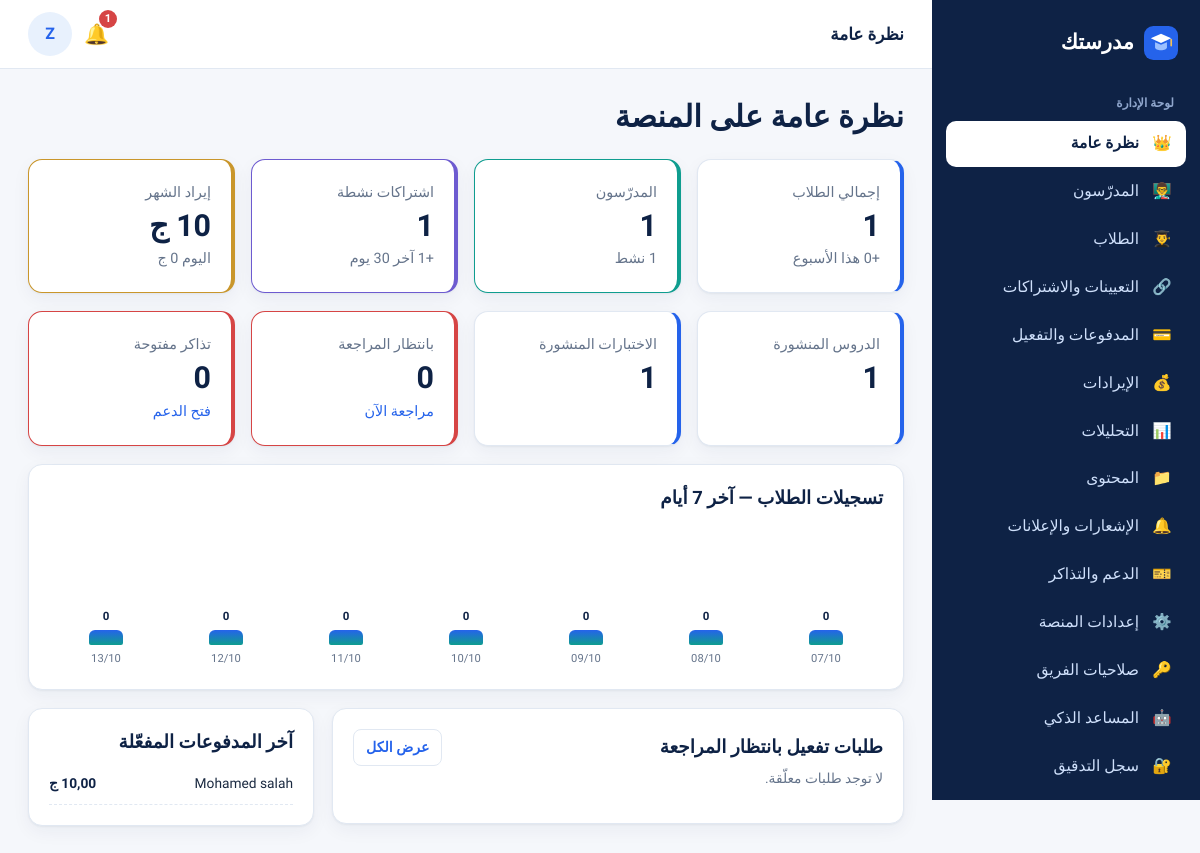
/owner/ (signed in), run on the app's committed database.
### accounts/models.py (models this page shows, shortened)
class SiteSetting(models.Model):
    platform_name = models.CharField("اسم المنصة", max_length=80, default="مدرستك")
    tagline = models.CharField("الشعار النصي", max_length=200, default="مساحتك التعليمية الكاملة مع مدرّسيك")
    wallet_number = models.CharField("رقم المحفظة لاستلام الاشتراكات", max_length=20, blank=True)
    wallet_holder = models.CharField("اسم صاحب المحفظة", max_length=100, blank=True)
    payment_instructions = models.TextField("تعليمات الدفع للطالب", blank=True,
                                            default="حوّل قيمة الاشتراك إلى المحفظة ثم ارفع صورة إيصال التحويل وسيتم تفعيل اشتراكك بعد المراجعة.")
    support_phone = models.CharField("هاتف الدعم", max_length=20, blank=True)
    support_email = models.EmailField("بريد الدعم", blank=True)
    default_monthly_price = models.DecimalField("السعر الافتراضي لاشتراك المدرّس الجديد", max_digits=8, decimal_places=2, default=10)
    groq_api_key = models.CharField("مفتاح Groq API (لتشغيل ميزات الذكاء الاصطناعي)", max_length=200, blank=True)
    anthropic_api_key = models.CharField("مفتاح Anthropic API (بديل عن Groq)", max_length=200, blank=True)
    privacy_text = models.TextField("سياسة الخصوصية", blank=True)
    terms_text = models.TextField("الشروط والأحكام", blank=True)
    registration_open = models.BooleanField("فتح تسجيل الطلاب الجدد", default=True)
    names_in_english = models.BooleanField("تحويل أسماء المسجّلين الجدد إلى الإنجليزية تلقائيًا", default=True)
    staff_permissions = models.JSONField("صلاحيات فريق الإدارة", default=dict, blank=True)
    @classmethod
    def get(cls):
        obj, _ = cls.objects.get_or_create(pk=1)
        return obj

class User(AbstractBaseUser, PermissionsMixin):
    ROLES = [("student", "طالب"), ("teacher", "مدرّس"), ("owner", "مالك المنصة"), ("staff", "فريق الإدارة")]
    STAFF_ROLES = [("support", "دعم فني"), ("finance", "مالية"), ("content", "مسؤول محتوى")]
    phone = models.CharField("رقم الهاتف", max_length=11, unique=True, validators=[phone_validator])
    full_name = models.CharField("الاسم الكامل", max_length=150)
    name_ar = models.CharField("الاسم بالعربية (كما سُجّل)", max_length=150, blank=True)
    role = models.CharField("الدور", max_length=10, choices=ROLES, default="student")
    staff_role = models.CharField("صلاحية الفريق", max_length=10, choices=STAFF_ROLES, blank=True)
    is_active = models.BooleanField("مفعّل", default=True)
    is_staff = models.BooleanField(default=False)
    date_joined = models.DateTimeField(default=timezone.now)
    objects = UserManager()
    USERNAME_FIELD = "phone"
    REQUIRED_FIELDS = ["full_name"]
    class Meta:
        verbose_name = "مستخدم"
    @property
    def first_name(self):
        return (self.full_name or "").split(" ")[0]
    @property
    def is_student(self):
        return self.role == "student"
    @property
    def is_teacher(self):
        return self.role == "teacher"

### billing/models.py (models this page shows, shortened)
class Payment(models.Model):
    METHODS = [("vodafone_cash", "فودافون كاش"), ("wallet", "محفظة إلكترونية أخرى"), ("instapay", "إنستاباي"), ("manual", "تفعيل يدوي")]
    STATUS = [("pending", "قيد المراجعة"), ("approved", "مقبولة"), ("rejected", "مرفوضة")]
    enrollment = models.ForeignKey(Enrollment, on_delete=models.CASCADE, related_name="payments")
    amount = models.DecimalField("المبلغ", max_digits=8, decimal_places=2)
    method = models.CharField("وسيلة الدفع", max_length=15, choices=METHODS, default="vodafone_cash")
    sender_phone = models.CharField("الرقم الذي حوّلت منه", max_length=20, blank=True)
    reference = models.CharField("رقم العملية (اختياري)", max_length=60, blank=True)
    receipt = models.ImageField("صورة إيصال التحويل", upload_to="receipts/", storage=private_storage, blank=True)
    status = models.CharField(max_length=10, choices=STATUS, default="pending")
    note = models.CharField("ملاحظة الإدارة", max_length=300, blank=True)
    created_at = models.DateTimeField(auto_now_add=True)
    reviewed_by = models.ForeignKey(User, null=True, blank=True, on_delete=models.SET_NULL, related_name="+")
    reviewed_at = models.DateTimeField(null=True, blank=True)
    class Meta:
        ordering = ["-created_at"]

class Enrollment(models.Model):
    STATUS = [("pending", "بانتظار الدفع/المراجعة"), ("active", "نشط"), ("expired", "منتهٍ"),
              ("rejected", "مرفوض"), ("suspended", "موقوف")]
    student = models.ForeignKey(User, on_delete=models.CASCADE, related_name="enrollments")
    teacher = models.ForeignKey(TeacherProfile, on_delete=models.CASCADE, related_name="enrollments")
    status = models.CharField(max_length=10, choices=STATUS, default="pending")
    started_at = models.DateTimeField(null=True, blank=True)
    expires_at = models.DateTimeField(null=True, blank=True)
    activated_by = models.ForeignKey(User, null=True, blank=True, on_delete=models.SET_NULL, related_name="+")
    created_at = models.DateTimeField(auto_now_add=True)
    class Meta:
        unique_together = ("student", "teacher")
        ordering = ["-created_at"]

### owner/views.py (the view)
# urls.py: path("", v.overview, name="overview"),
@owner_required("overview")
def overview(request):
    now = timezone.now()
    since30 = now - timedelta(days=30)
    since7 = now - timedelta(days=7)
    stats = {
        "students": User.objects.filter(role="student").count(),
        "teachers": TeacherProfile.objects.count(),
        "active_teachers": TeacherProfile.objects.filter(user__is_active=True).count(),
        "active_enr": Enrollment.objects.filter(status="active", expires_at__gt=now).count(),
        "new_enr_month": Enrollment.objects.filter(created_at__gte=since30).count(),
        "revenue_month": Payment.objects.filter(status="approved", reviewed_at__gte=since30).aggregate(s=Sum("amount"))["s"] or 0,
        "revenue_today": Payment.objects.filter(status="approved", reviewed_at__date=now.date()).aggregate(s=Sum("amount"))["s"] or 0,
        "lessons": Lesson.objects.filter(status="published").count(),
        "quizzes": Quiz.objects.filter(status="published").count(),
        "pending_payments": Payment.objects.filter(status="pending").count(),
        "open_tickets": Ticket.objects.exclude(status="resolved").count(),
        "new_students_week": User.objects.filter(role="student", date_joined__gte=since7).count(),
    }
    signups = []
    for i in range(6, -1, -1):
        d = (now - timedelta(days=i)).date()
        signups.append({"l": d.strftime("%d/%m"), "p": User.objects.filter(role="student", date_joined__date=d).count()})
    recent_students = User.objects.filter(role="student").order_by("-date_joined")[:6]
    recent_payments = Payment.objects.filter(status="approved").select_related("enrollment__student", "enrollment__teacher__user").order_by("-reviewed_at")[:6]
    pending = Payment.objects.filter(status="pending").select_related("enrollment__student", "enrollment__teacher__user").order_by("created_at")[:6]
    alerts = []
    if stats["pending_payments"]:
        alerts.append(f"يوجد {stats['pending_payments']} طلب اشتراك بانتظار المراجعة.")
    if stats["open_tickets"]:
        alerts.append(f"يوجد {stats['open_tickets']} تذكرة دعم مفتوحة.")
    inactive_teachers = TeacherProfile.objects.filter(user__is_active=False).count()
    if inactive_teachers:
        alerts.append(f"يوجد {inactive_teachers} حساب مدرّس موقوف.")
    return render(request, "owner/overview.html", {"stats": stats, "signups": signups, "recent_students": recent_students,
                                                   "recent_payments": recent_payments, "pending": pending, "alerts": alerts})

### accounts/context_processors.py (called while the page is built)
def site(request):
    return {"site": SiteSetting.get()}

def _item(label, icon, url, section=None, exact=False):
    return {"label": label, "icon": icon, "url": url, "section": section, "exact": exact}

### uikit/context_processors.py (called while the page is built, shortened)
def ui(request):
    ctx = {"ICONS": ICONS}
    u = getattr(request, "user", None)
    if not u or not u.is_authenticated:
        return ctx
    p = request.path
    return ctx

### templates/owner/overview.html (shortened to what this page needs)
{% extends "owner/base.html" %}
{% block topbar_title %}نظرة عامة{% endblock %}
{% block content %}
<div class="pagehead"><h1>نظرة عامة على المنصة</h1></div>
<div class="grid g4 mb">
  <div class="card stat"><span>إجمالي الطلاب</span><b>{{ stats.students }}</b><span class="small">+{{ stats.new_students_week }} هذا الأسبوع</span></div>
  <div class="card stat teal"><span>المدرّسون</span><b>{{ stats.teachers }}</b><span class="small">{{ stats.active_teachers }} نشط</span></div>
  <div class="card stat purple"><span>اشتراكات نشطة</span><b>{{ stats.active_enr }}</b><span class="small">+{{ stats.new_enr_month }} آخر 30 يوم</span></div>
  <div class="card stat gold"><span>إيراد الشهر</span><b>{{ stats.revenue_month|floatformat:0 }} ج</b><span class="small">اليوم {{ stats.revenue_today|floatformat:0 }} ج</span></div>
</div>
<div class="grid g4 mb">
  <div class="card stat"><span>الدروس المنشورة</span><b>{{ stats.lessons }}</b></div>
  <div class="card stat"><span>الاختبارات المنشورة</span><b>{{ stats.quizzes }}</b></div>
  <div class="card stat red"><span>بانتظار المراجعة</span><b>{{ stats.pending_payments }}</b><span class="small"><a href="{% url 'owner:payments' %}">مراجعة الآن</a></span></div>
  <div class="card stat red"><span>تذاكر مفتوحة</span><b>{{ stats.open_tickets }}</b><span class="small"><a href="{% url 'owner:tickets' %}">فتح الدعم</a></span></div>
</div>
<div class="card mb"><h3>تسجيلات الطلاب — آخر 7 أيام</h3><div class="bars">{% for s in signups %}<div class="bar"><em>{{ s.p }}</em><i style="height:{{ s.p|add:1 }}0%"></i><span>{{ s.l }}</span></div>{% endfor %}</div></div>
<div class="split">
  <div class="card"><div class="row spread"><h3 style="margin:0">طلبات تفعيل بانتظار المراجعة</h3><a class="btn sm ghost" href="{% url 'owner:payments' %}">عرض الكل</a></div>
    {% for p in pending %}<div class="row spread small" style="padding:8px 0;border-bottom:1px dashed var(--line)"><span>{{ p.enrollment.student.full_name }} ← {{ p.enrollment.teacher.name }}</span><a class="btn sm" href="{% url 'owner:payments' %}?status=pending">مراجعة</a></div>{% empty %}<p class="muted small">لا توجد طلبات معلّقة.</p>{% endfor %}</div>
  <div class="card"><h3>آخر المدفوعات المفعّلة</h3>{% for p in recent_payments %}<div class="row spread small" style="padding:8px 0;border-bottom:1px dashed var(--line)"><span>{{ p.enrollment.student.full_name }}</span><span class="pct">{{ p.amount }} ج</span></div>{% empty %}<p class="muted small">لا يوجد بعد.</p>{% endfor %}</div>
</div>
{% endblock %}

### templates/dash_base.html (shortened to what this page needs)
{% extends "base.html" %}
{% block body %}
<div class="app">
  <aside class="sidebar" id="sidebar" aria-label="القائمة الجانبية">
    <a class="brand" href="{% if user.is_student %}{% url 'student:home' %}{% else %}{% url 'go' %}{% endif %}">{% include "partials/logo.html" %}<span>{{ site.platform_name }}</span></a>
    <div class="sec">{% if user.role == 'student' %}حسابي{% elif user.role == 'teacher' %}لوحة المدرّس{% else %}لوحة الإدارة{% endif %}</div>
    {% for i in nav %}<a class="nav {% if i.active %}active{% endif %}" href="{{ i.url }}"><span class="ic">{{ i.icon }}</span>{{ i.label }}</a>{% endfor %}
  </aside>
  <div class="main">
    <header class="topbar">
      <div class="title">{% block topbar_title %}{% endblock %}</div>
      {% if user.is_student %}<a class="bell" href="{% url 'student:notifications' %}" aria-label="الإشعارات">🔔{% if unread_count %}<span class="dot">{{ unread_count }}</span>{% endif %}</a>
      {% else %}<a class="bell" href="{% if user.is_teacher %}{% url 'teacher:messages' %}{% else %}{% url 'owner:tickets' %}{% endif %}" aria-label="تنبيهات">🔔{% if unread_count %}<span class="dot">{{ unread_count }}</span>{% endif %}</a>{% endif %}
      <span class="avatar" title="{{ user.full_name }}">{{ user.first_name|slice:":1" }}</span>
    </header>
    <div class="content">
      {% block content %}{% endblock %}
    </div>
  </div>
</div>
{% endblock %}

### data on the page
SiteSetting: platform_name "مدرستك"
User: first_name "Z"
Payment: enrollment.student.full_name "Mohamed salah", amount "10,00"

### other printed values
{{ i.icon }} "👑" "👨‍🏫" "👨‍🎓" "🔗" "💳" "💰" "📊" "📁" "🔔" "🎫" "⚙️" "🔑" "🤖" "🔐"
{{ i.label }} "نظرة عامة" "المدرّسون" "الطلاب" "التعيينات والاشتراكات" "المدفوعات والتفعيل" "الإيرادات" "التحليلات" "المحتوى" "الإشعارات والإعلانات" "الدعم والتذاكر" "إعدادات المنصة" "صلاحيات الفريق" "المساعد الذكي" "سجل التدقيق"
{{ unread_count }} "1"
{{ stats.students }} "1"
{{ stats.teachers }} "1"
{{ stats.active_enr }} "1"
{{ stats.new_enr_month }} "1"
{{ stats.revenue_month|floatformat:0 }} "10"
{{ stats.revenue_today|floatformat:0 }} "0"
{{ stats.lessons }} "1"
{{ stats.quizzes }} "1"
{{ stats.pending_payments }} "0"
{{ stats.open_tickets }} "0"
{{ s.p }} "0" "0" "0" "0" "0" "0" "0"
{{ s.l }} "07/10" "08/10" "09/10" "10/10" "11/10" "12/10" "13/10"
